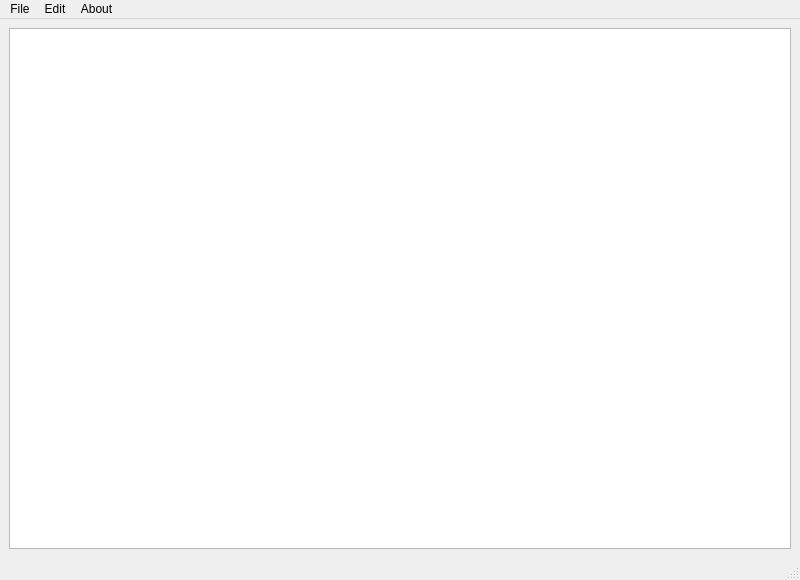
<?xml version="1.0" encoding="UTF-8"?>
<ui version="4.0">
 <class>notepad</class>
 <widget class="QMainWindow" name="notepad">
  <property name="geometry">
   <rect>
    <x>0</x>
    <y>0</y>
    <width>800</width>
    <height>580</height>
   </rect>
  </property>
  <property name="windowTitle">
   <string>notepad</string>
  </property>
  <widget class="QWidget" name="centralwidget">
   <layout class="QHBoxLayout" name="horizontalLayout">
    <item>
     <widget class="QTextEdit" name="textEdit"/>
    </item>
   </layout>
  </widget>
  <widget class="QMenuBar" name="menubar">
   <property name="geometry">
    <rect>
     <x>0</x>
     <y>0</y>
     <width>800</width>
     <height>23</height>
    </rect>
   </property>
   <widget class="QMenu" name="menu">
    <property name="title">
     <string>File</string>
    </property>
    <addaction name="actionNew"/>
    <addaction name="actionOpen"/>
    <addaction name="separator"/>
    <addaction name="actionSave"/>
    <addaction name="actionSave_as"/>
   </widget>
   <widget class="QMenu" name="menuEdit">
    <property name="title">
     <string>Edit</string>
    </property>
    <addaction name="actionCut"/>
    <addaction name="actionCopy"/>
    <addaction name="actionPaste"/>
    <addaction name="actionRedo"/>
    <addaction name="actionUndo"/>
   </widget>
   <widget class="QMenu" name="menuAbout">
    <property name="title">
     <string>About</string>
    </property>
    <addaction name="actionAbout_Notepad"/>
   </widget>
   <addaction name="menu"/>
   <addaction name="menuEdit"/>
   <addaction name="menuAbout"/>
  </widget>
  <widget class="QStatusBar" name="statusbar"/>
  <action name="actionNew">
   <property name="icon">
    <iconset resource="resource.qrc">
     <normaloff>:/res/images/new.png</normaloff>:/res/images/new.png</iconset>
   </property>
   <property name="text">
    <string>New</string>
   </property>
  </action>
  <action name="actionOpen">
   <property name="icon">
    <iconset resource="resource.qrc">
     <normaloff>:/res/images/Open.png</normaloff>:/res/images/Open.png</iconset>
   </property>
   <property name="text">
    <string>Open</string>
   </property>
  </action>
  <action name="actionSave">
   <property name="icon">
    <iconset resource="resource.qrc">
     <normaloff>:/res/images/save.png</normaloff>:/res/images/save.png</iconset>
   </property>
   <property name="text">
    <string>Save</string>
   </property>
  </action>
  <action name="actionSave_as">
   <property name="icon">
    <iconset resource="resource.qrc">
     <normaloff>:/res/images/Programming-Save-As-icon.png</normaloff>:/res/images/Programming-Save-As-icon.png</iconset>
   </property>
   <property name="text">
    <string>Save as</string>
   </property>
  </action>
  <action name="actionCut">
   <property name="icon">
    <iconset resource="resource.qrc">
     <normaloff>:/res/images/cut.jpeg</normaloff>:/res/images/cut.jpeg</iconset>
   </property>
   <property name="text">
    <string>Cut</string>
   </property>
  </action>
  <action name="actionCopy">
   <property name="icon">
    <iconset resource="resource.qrc">
     <normaloff>:/res/images/copy.png</normaloff>:/res/images/copy.png</iconset>
   </property>
   <property name="text">
    <string>Copy</string>
   </property>
  </action>
  <action name="actionPaste">
   <property name="icon">
    <iconset resource="resource.qrc">
     <normaloff>:/res/images/paste.jpeg</normaloff>:/res/images/paste.jpeg</iconset>
   </property>
   <property name="text">
    <string>Paste</string>
   </property>
  </action>
  <action name="actionRedo">
   <property name="icon">
    <iconset resource="resource.qrc">
     <normaloff>:/res/images/redo.jpeg</normaloff>:/res/images/redo.jpeg</iconset>
   </property>
   <property name="text">
    <string>Redo</string>
   </property>
  </action>
  <action name="actionUndo">
   <property name="icon">
    <iconset resource="resource.qrc">
     <normaloff>:/res/images/undo.jpg</normaloff>:/res/images/undo.jpg</iconset>
   </property>
   <property name="text">
    <string>Undo</string>
   </property>
  </action>
  <action name="actionAbout_Notepad">
   <property name="icon">
    <iconset resource="resource.qrc">
     <normaloff>:/res/images/about.jpeg</normaloff>:/res/images/about.jpeg</iconset>
   </property>
   <property name="text">
    <string>About Notepad</string>
   </property>
  </action>
 </widget>
 <resources>
  <include location="resource.qrc"/>
 </resources>
 <connections/>
</ui>
